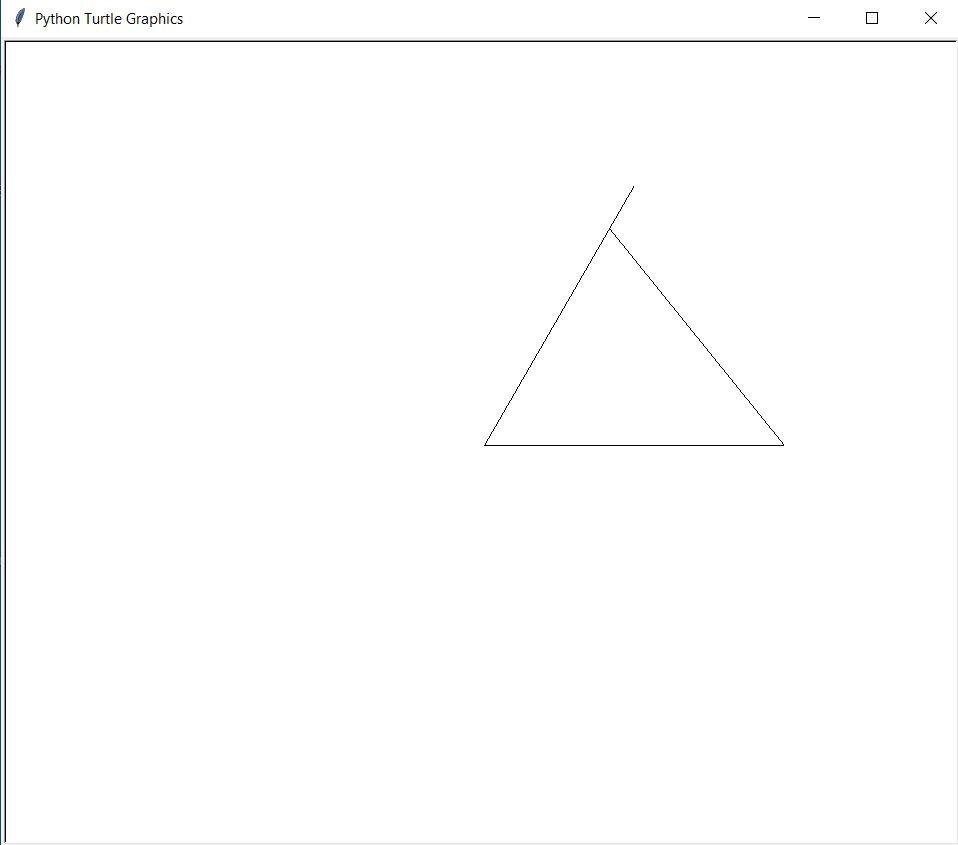

Write the Python code that produced this figure.
# -*- coding: utf-8 -*-
"""
Created on Fri Jan 15 02:15:42 2021

@author: hp
"""

import turtle
t=turtle.Turtle()
tri=turtle.Screen()
t.forward(300)
t.up()
t.goto(0,0)
t.down()
t.left(60)
t.forward(300)
t.up()
t.goto(0,0)
t.forward(250)
t.down()
t.goto(300,0)
t.hideturtle()
turtle.done()
